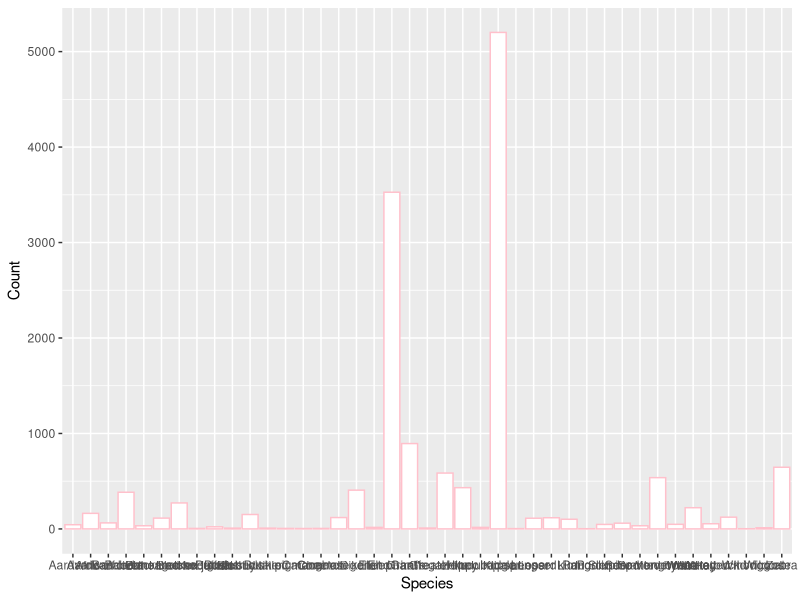
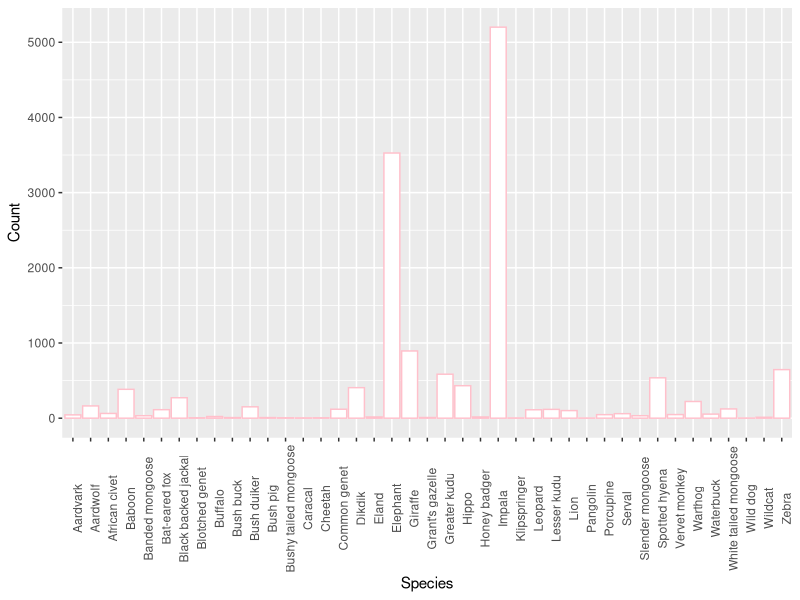
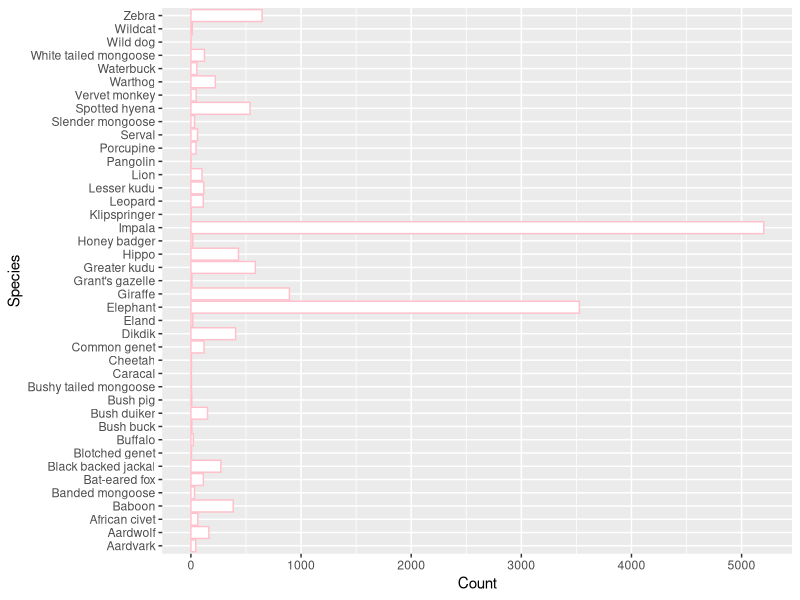

Write the R code that produced these figures, in order.
rm(list=ls())
CameraTrapData <- read.csv("Cusack_et_al_random_versus_trail_camera_trap_data_Ruaha_2013_14.csv" , stringsAsFactors = F )
#Step 1: Create a bar plot with ggplot
#need a way to create y value of count
head(CameraTrapData)

speciesData <- with(CameraTrapData, table(Species))
speciesData
#This gives me a count of how many times each species was documented. This is a good start.
SpeciesDF <- as.data.frame(speciesData)
SpeciesDF #this works
colnames(SpeciesDF)[2] <- "Count" 
SpeciesDF

library(ggplot2)
ggplot(data = SpeciesDF, aes(x= Species, y = Count))+
  geom_bar(stat = "identity", color = "pink", fill = "white")
#This worked


#Create with a more streamlined design so the x axis readable
ggplot(data = SpeciesDF, aes(x= Species, y = Count))+
  theme(axis.text.x = element_text(angle=90))+
  geom_bar(stat = "identity", color = "pink", fill = "white")

#Change orientation
ggplot(data = SpeciesDF, aes(x= Species, y = Count))+
  geom_bar(stat = "identity", color = "pink", fill = "white")+
  coord_flip()



